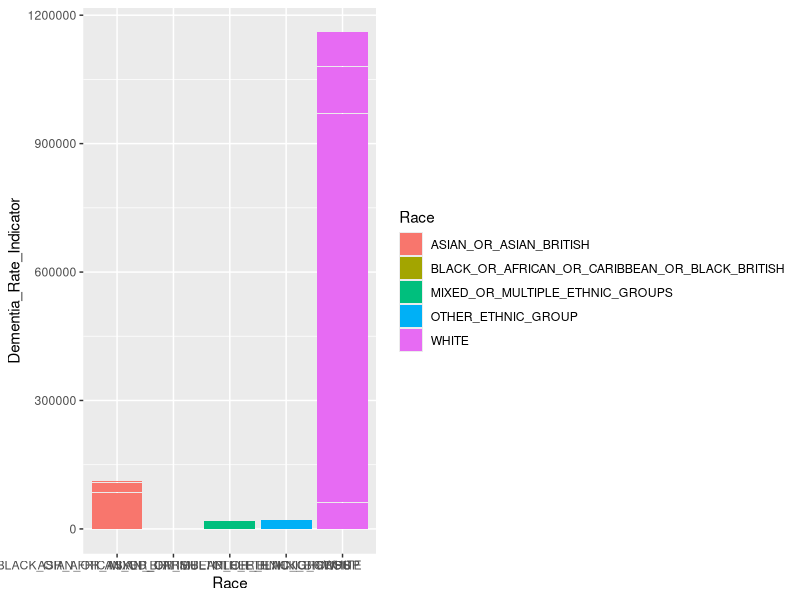

The R source for this figure: (Note: this script raises an error after producing the figure.)
## ---- chunk 1
library(tidyverse)
## ---- chunk 2
dementia_data <- readr::read_csv("Recorded_Dementia_Diagnoses_by_Race.csv")
## ---- chunk 3
names(dementia_data)
## ---- chunk 4
dementia_data <- 
  dementia_data %>% 
  dplyr::rename(
          Recorded_Date = 'ach_date',
          Organization_Code  = 'COMMISSIONER_ORGANISATION_CODE',
          Clinical_Commisioning_Groups  = 'CCG_NAME',
          Race  = 'Measure',
          Dementia_Rate_Indicator   = 'Value'
          )
dementia_data
## ---- chunk 5
dementia_data %>% 
  separate(Race, into=c("race1", "race2", "race3", "race4", "race5", "race6", "race7", "race8"), sep="_") %>% 
  select(-race2, -race3)
## ---- chunk 6
install.packages("skimr")
##installs a new package (not the tidyverse!)
## ---- chunk 7
library("skimr")
## ---- chunk 8
dementia_data %>% 
  skimr::skim()
##skimr is like another summary function
## ---- chunk 9
dementia_data %>% 
  summarize(number_nas= sum(is.na(dementia_data)))
## Technically, there are no NA's, but it is possible that there is another value such as -999 that represents a null value
## ---- chunk 10
names(dementia_data) ##I'm using this to get a general idea of the column headers so I know which notation to use within my code
## ---- chunk 11
dementia_data %>% 
  group_by(Race) %>% ##groups by taxonomic order
  summarize(n())## n represents the number of observations; each order has a certain number of observations

## From this line of code, we see that each Race has 1950 observations
## ---- chunk 12
dementia_data<- dementia_data %>% 
  filter(Race!= "NOT_DEFINED")
dementia_data
## ---- chunk 13
dementia_data <-dementia_data %>%
  ## MAKE CODE TO REMOVE THE NOT_DEFINED Race SINCE IT IS NOT TELLING US RELEVANT INFORMATION
  arrange(desc(Dementia_Rate_Indicator))
dementia_data
## ---- chunk 14
dementia_data %>% 
  ggplot(aes(x=Race, y=Dementia_Rate_Indicator, fill=Race))+
  geom_bar(stat="identity")
## ---- chunk 15
general_data<- dementia_data %>% 
  filter(Organization_Code, GEOGRAPHY_CODE,Clinical_Commisioning_Groups, Race, Dementia_Rate_Indicator)
## ---- chunk 16
dementia_data %>% 
  ggplot(aes(x=Race, y=Dementia_Rate_Indicator, fill=Race))+
  geom_bar(stat="identity")+
  facet_wrap(~Clinical_Commisioning_Groups)
